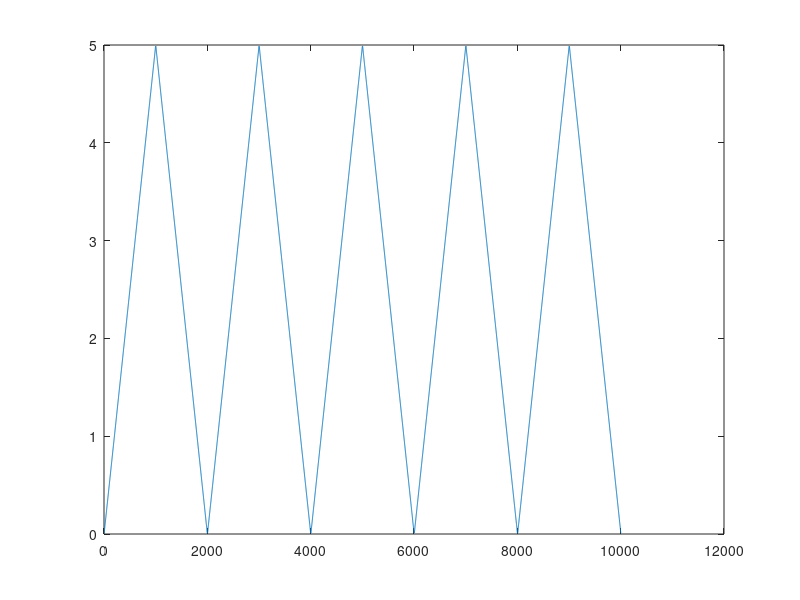

The MATLAB script that drew this image:
clear all
close all
clc
t=0:0.001:2;
h=0.001;
T=2;
coff=100;
N = length(t);
f = zeros(N,1);
for i=2:N
if i<=(N+1)/2
f(i) = f(i-1) +5*h;
elseif i>(N+1)/2 && i<=N
f(i) = f(i-1) - 5*h;
end
end
w = 2*pi/T;
A = zeros(coff,1);
B = zeros(coff,1);
A0 = (1/N)*sum(f);
for n=1:coff
y = f'.*cos(n*w*t);
A(n) = y(1) + y(N);
sum1=0;
sum2=0;
i=1;
for j=2:N-1
if rem(i,2)==1
sum1=sum1+y(j);
else
sum2=sum2+y(j);
end
i=i+1;
end
A(n) = A(n) + 2*sum2 + 4*sum1;
A(n) = A(n)*(h/3);
y = f'.*sin(n*w*t);
B(n) = y(1) + y(N);
sum1=0;
sum2=0;
i=1;
for j=2:N-1
if rem(i,2)==1
sum1=sum1+y(j);
else
sum2=sum2+y(j);
end
i=i+1;
end
B(n) = B(n) + 2*sum2 + 4*sum1;
B(n) = B(n)*(h/3);
end
A = (2/T)*A;
B = (2/T)*B;
sum3 = A0;
for n=1:coff
sum3 = sum3 + B(n)*sin(n*w*t) + A(n)*cos(n*w*t);
end
sum4 = repmat(sum3,1,5);
t = 1:length(sum4);
plot(t,sum4);